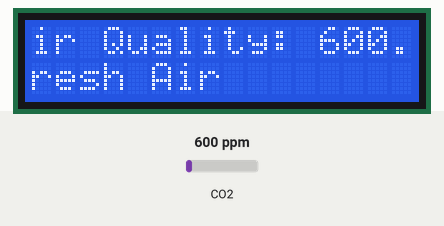
This sketch was run on a simulated Arduino MKR. Shown: 16×2 character LCD. The inputs (shaded band) are chosen by the test bench; at power-on: CO2 600 ppm. WiFi joins after 1.5 s; servers stay silent unless stated; what the sketch prints to the serial monitor is not drawn.

Above: at 5.3 s.
5.4 s: CO2 set to 965 ppm
At 9.1 s:
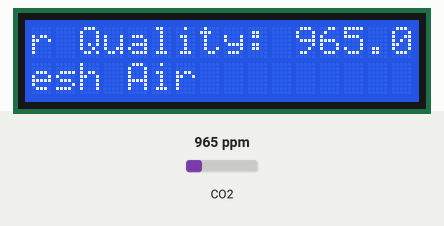
12.8 s: CO2 set to 1034 ppm
At 19.0 s:
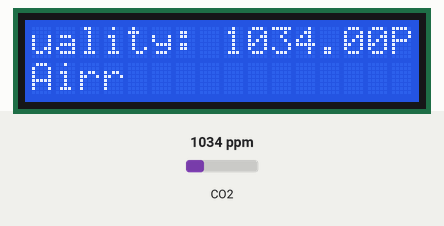
21.6 s: CO2 set to 1973 ppm
At 25.3 s:
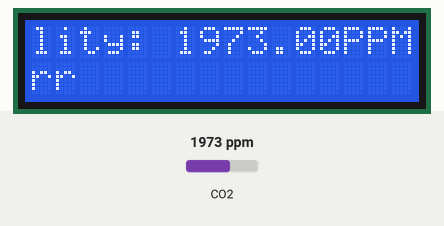
29.5 s: CO2 set to 2045 ppm
At 32.6 s:
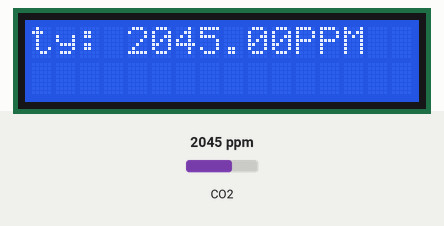
Timing chart, 0 to 34.1 s (numbered marks = the images above; inputs shaded):
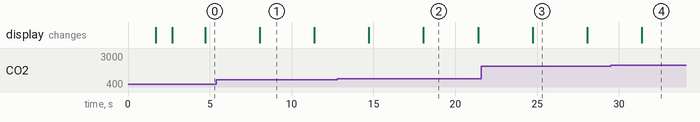

The sketch:

iot_air_control_system.ino
```cpp
#include <ThingSpeak.h>
#include <SPI.h>
#include <WiFiNINA.h>
#include <LiquidCrystal_I2C.h>
#include "MQ135.h"
#include <SoftwareSerial.h>

//wifi details
char ssid[] = "TALKTALKE65547";
char pass[] = "U9QN9RCN";
int status = WL_IDLE_STATUS;

//thinspeak details
const unsigned long channel_id = "1647296";
const char write_api_key[] = "V6XOLIA968AEDPPC";
WiFiClient client;


const int sensorPin= 0;
int air_quality;
LiquidCrystal_I2C lcd(0x27, 16, 2);

void setup() {
 //Wi-Fi set up
  Serial.begin(9600);
  Serial.println("----------");
delay(100);
  Serial.print("Connecting to ");
  Serial.print(ssid);
  WiFi.begin(ssid, pass);
  while ( WiFi.status() != WL_CONNECTED )
  {
    delay(500);
    Serial.print(".");
  }
  Serial.println();
  Serial.println("Connected!");


  ThingSpeak.begin(client);

//set up for the Lcd screen
lcd.begin();
lcd.setCursor (0,0);
lcd.print ("circuitdigest ");
lcd.setCursor (0,1);
lcd.print ("Sensor Warming ");
delay(1000);
lcd.clear();


}

void loop() {

  delay(2000);
  //set up the sensor data and values
MQ135 gasSensor = MQ135(A0);
float air_quality = gasSensor.getPPM();

  //set up the lcd screens output of data variables and names
lcd.setCursor (0, 0);
lcd.print ("Air Quality: ");
lcd.print (air_quality);
lcd.print ("PPM ");
lcd.setCursor (0,1);
if (air_quality<=1000)
{
lcd.print("Fresh Air");

}
else if( air_quality>=1000 && air_quality<=2000 )
{
lcd.print("Poor Air");

}
else if (air_quality>=2000 )
{
lcd.print("Danger!");
   // turn the LED on
}
lcd.scrollDisplayLeft();
delay(1000);

//print all data to serial monitor
Serial.print("Air Quality: ");
Serial.print(air_quality);
Serial.print("PPM ");
if (air_quality<=1000)
{
  Serial.println("Fresh Air");

}
else if (air_quality>=1000 && air_quality<=2000 )
{
  Serial.println("Poor Air");

}
else if (air_quality<=2000 )
{
  Serial.println("Danger!");

}
//output to ThingSpeak
ThingSpeak.setField(1, float(air_quality));
ThingSpeak.writeFields(channel_id, write_api_key);

}
```

Measured:
- the behaviour switches between 1000 and 1001 ppm on CO2 (found by bisection; images 1 and 2)
- the behaviour switches between 2000 and 2001 ppm on CO2 (found by bisection; images 3 and 4)
- after the input at 12.8 s, the display: first changes after 1.9 s (image 2 shows a later state)
- after the input at 29.5 s, the display: changes after 1.9 s (image 4)
- what the display in image 1 shows lasts 3.3 s, from 8.1 s to 11.4 s
